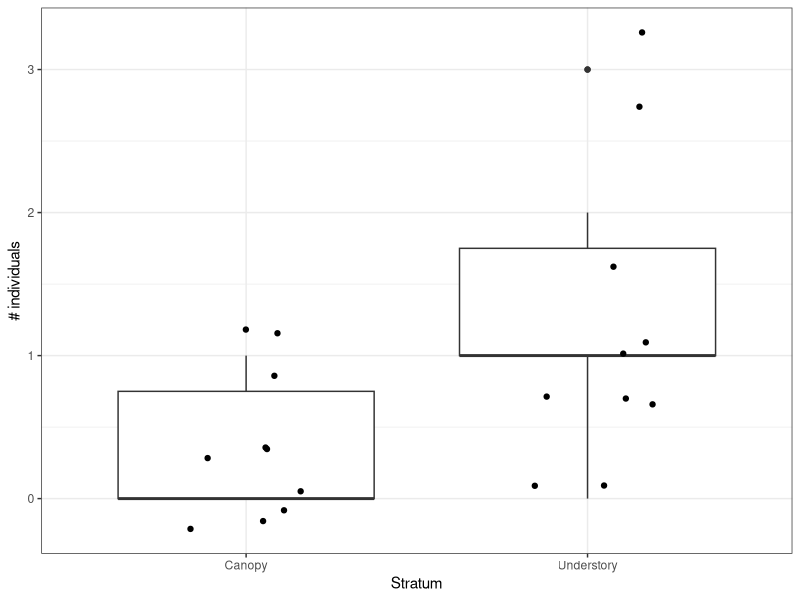
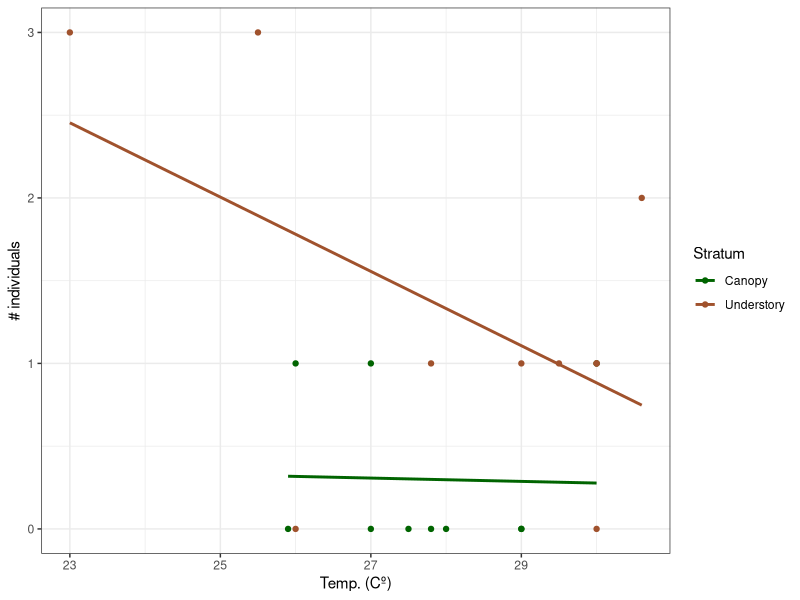
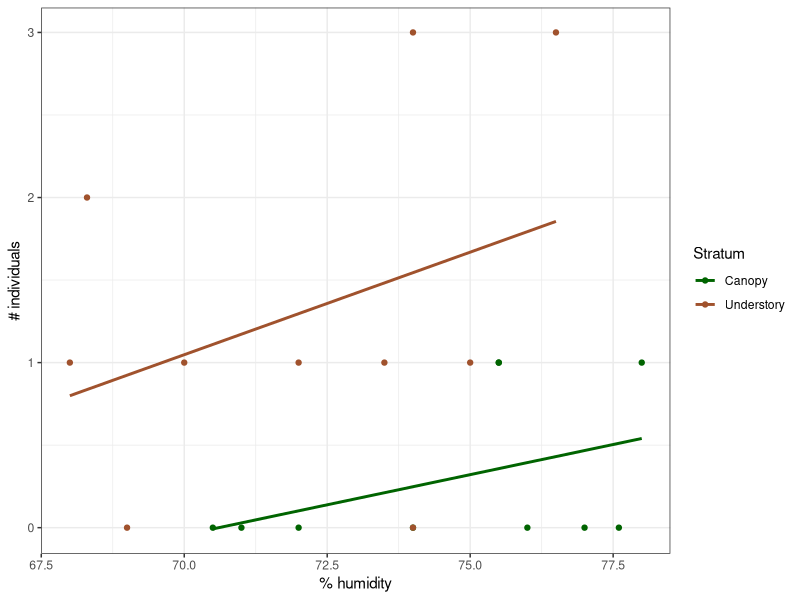

Write R code to recreate these figures, in order.
## ---- chunk 1
library(tidyverse)

theme_set(theme_bw())

## ---- chunk 2
#| label: data

d <- read_csv("data/w2_thai_butterflies_small.csv") 

colnames(d) <- c("Stratum", "Temp. (Cº)", "% humidity", "Cloud cover", "# individuals")

d_names <- d %>% 
  select(-`Cloud cover`) %>% 
  mutate(
    Stratum = if_else(Stratum == "C", "Canopy", "Understory"),
    # `Cloud cover` = case_when(
    #   `Cloud cover` == "O" ~ "Overcast",
    #   `Cloud cover` == "C" ~ "Clear",
    #   `Cloud cover` == "PC" ~ "Partly Cloudy"
   # )
  )

d_names
## ---- chunk 3
#| label: q1-plot

d_names %>% 
  ggplot(aes(x = Stratum, y = `# individuals`)) +
  geom_boxplot() +
  geom_jitter(width = 0.2)

## ---- chunk 4
#| label: q2-plots
#| layout-ncol: 2
#| column: page

d_names %>% 
  ggplot(aes(x = `Temp. (Cº)`, y = `# individuals`, color = Stratum)) +
  geom_point() + 
  geom_smooth(method = "lm", se=FALSE) +
  scale_color_manual(values = c("darkgreen", "sienna"))

d_names %>% 
  ggplot(aes(x = `% humidity`, y = `# individuals`, color = Stratum)) +
  geom_point() + 
  geom_smooth(method = "lm", se=FALSE) +
  scale_color_manual(values = c("darkgreen", "sienna"))


